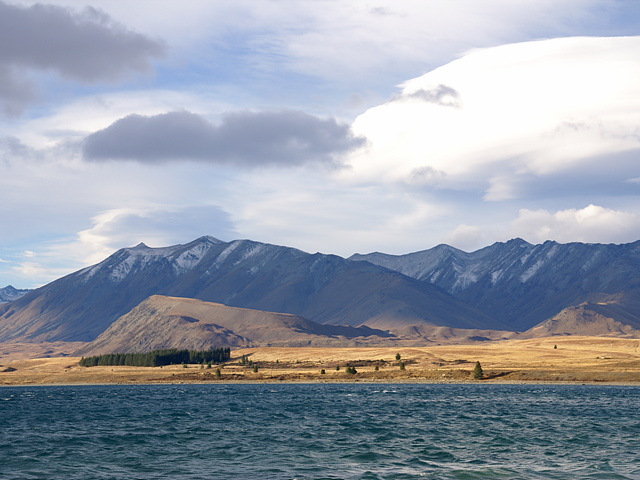
//> input picture openCV/data/tekapo.bmp, 640 x 480 px
$ ./affineTranslation   (built with g++ and OpenCV 4)
//> lines starting //> are read from the running program, lines starting //| are printed output that depends on the picture
#include "opencv2/opencv.hpp"
#include <iostream>
using namespace cv;
using namespace std;
string folder = "/home/qq43/KIB/openCV/data/";


int main()
{
    Mat src = imread(folder+"tekapo.bmp", IMREAD_GRAYSCALE);
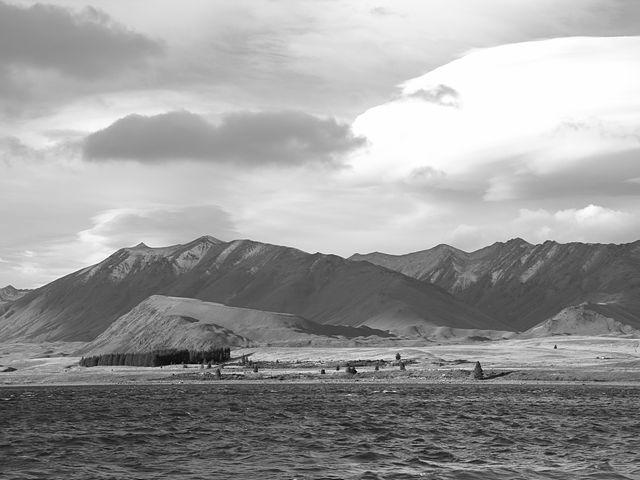
//> src: 480 rows x 640 cols, CV_8UC1; min 0, max 254, mean 156.5
    Mat M = Mat_<double>({2, 3}, {1, 0, 100, 0, 1, 50});
    Mat dst;
    warpAffine(src, dst, M, Size());
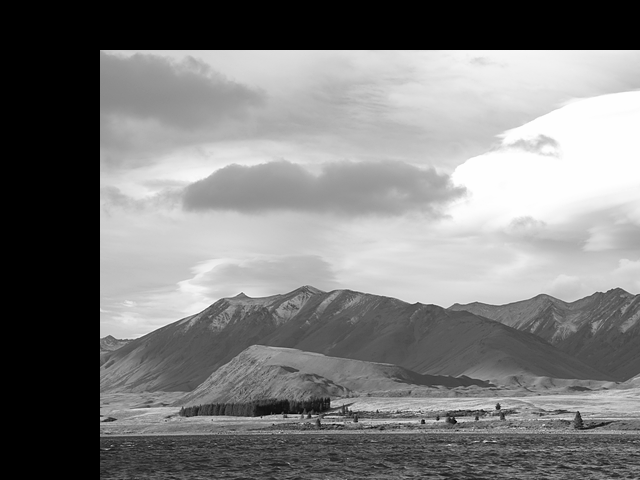
//> dst: 480 rows x 640 cols, CV_8UC1; min 0, max 254, mean 123.2

    imshow("src", src);
    imshow("dst", dst);
    waitKey(0);
    destroyAllWindows();
    return 0;
}

$ run again, with openCV/data/airplane.bmp copied over openCV/data/tekapo.bmp
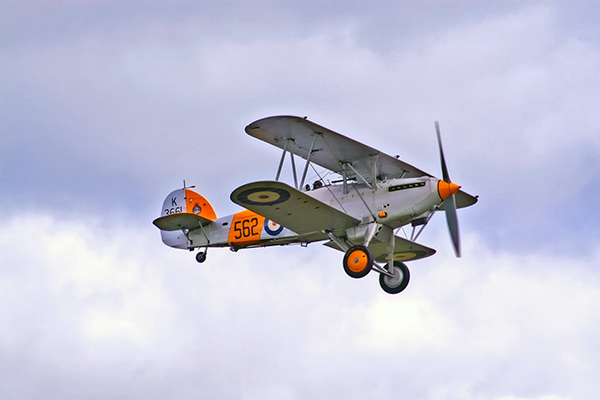
//> input picture openCV/data/airplane.bmp, 600 x 400 px
//> `Mat src = imread(folder+"tekapo.bmp", IMREAD_GRAYSCALE);`:
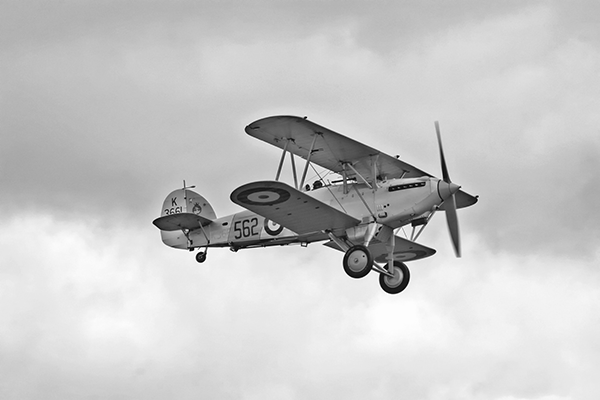
//> src: 400 rows x 600 cols, CV_8UC1; min 0, max 255, mean 199.6
//> `warpAffine(src, dst, M, Size());`:
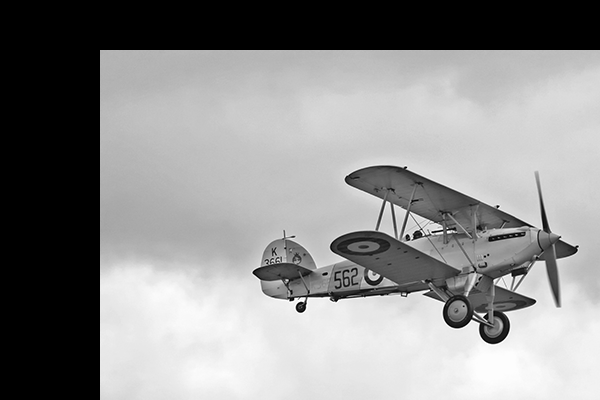
//> dst: 400 rows x 600 cols, CV_8UC1; min 0, max 255, mean 141.1

$ run again, with openCV/data/card.bmp copied over openCV/data/tekapo.bmp
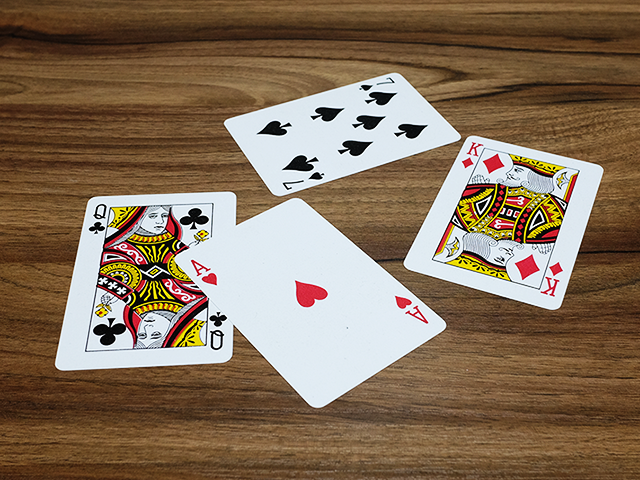
//> input picture openCV/data/card.bmp, 640 x 480 px
//> `Mat src = imread(folder+"tekapo.bmp", IMREAD_GRAYSCALE);`:
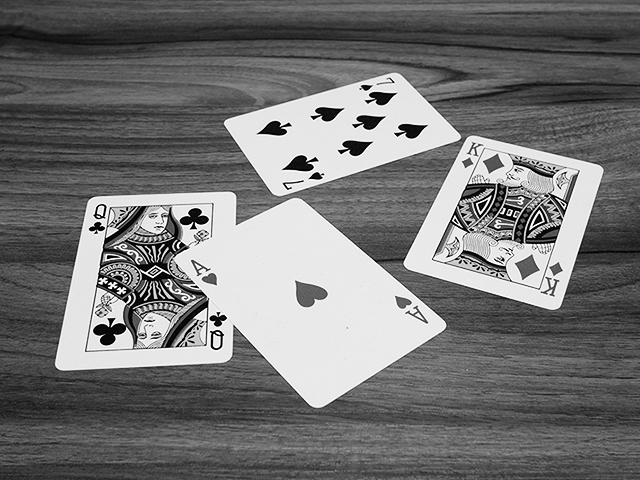
//> src: 480 rows x 640 cols, CV_8UC1; min 0, max 255, mean 116.2
//> `warpAffine(src, dst, M, Size());`:
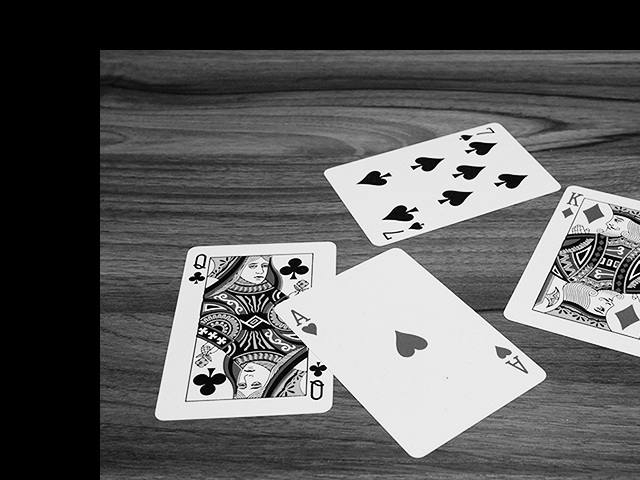
//> dst: 480 rows x 640 cols, CV_8UC1; min 0, max 255, mean 94

$ run again, with openCV/data/cat.bmp copied over openCV/data/tekapo.bmp
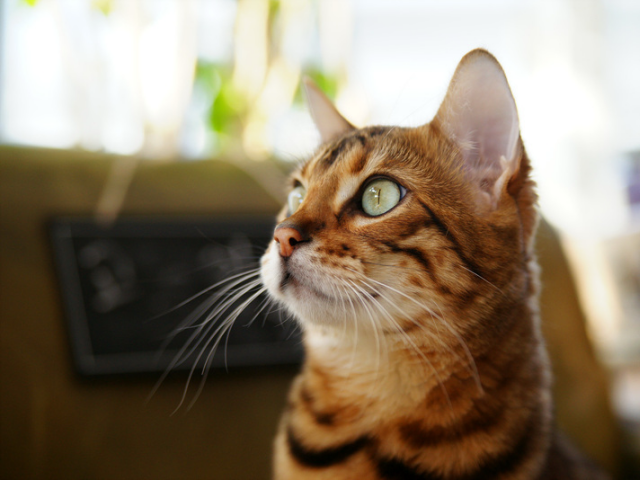
//> input picture openCV/data/cat.bmp, 640 x 480 px
//> `Mat src = imread(folder+"tekapo.bmp", IMREAD_GRAYSCALE);`:
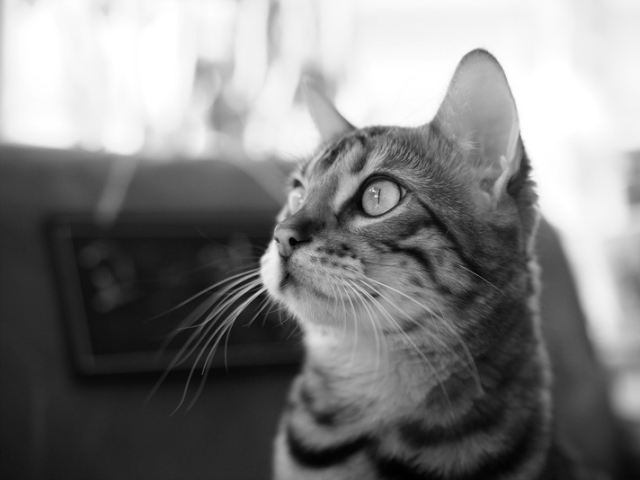
//> src: 480 rows x 640 cols, CV_8UC1; min 0, max 255, mean 127.8
//> `warpAffine(src, dst, M, Size());`:
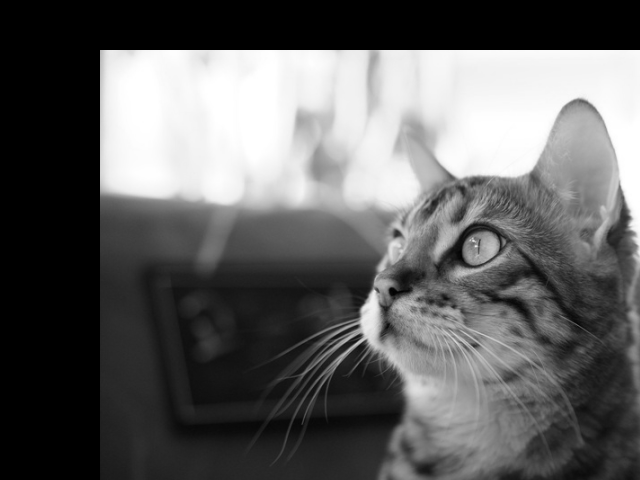
//> dst: 480 rows x 640 cols, CV_8UC1; min 0, max 255, mean 96.7
